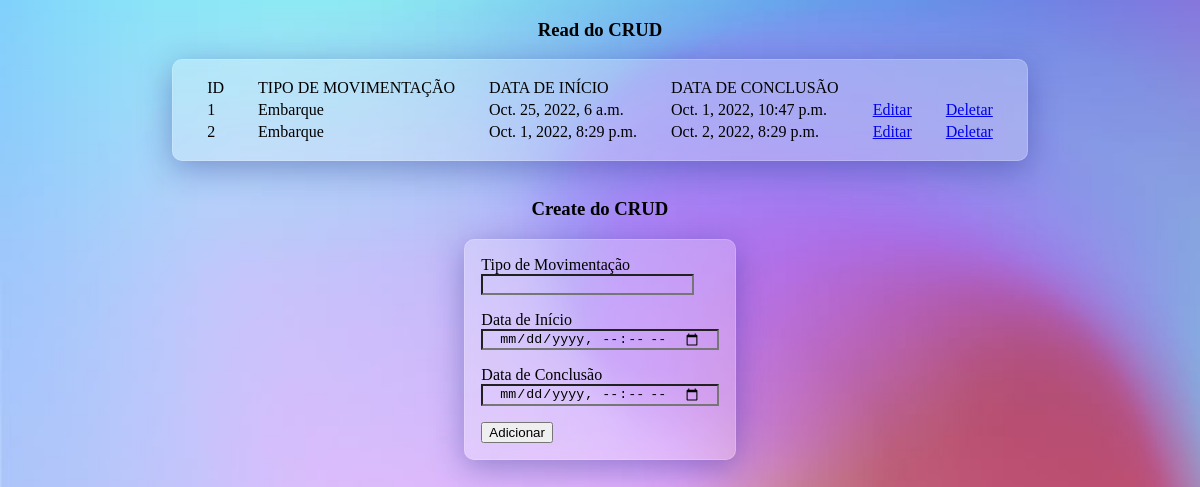
Page /movimento/ on the earlier database version.
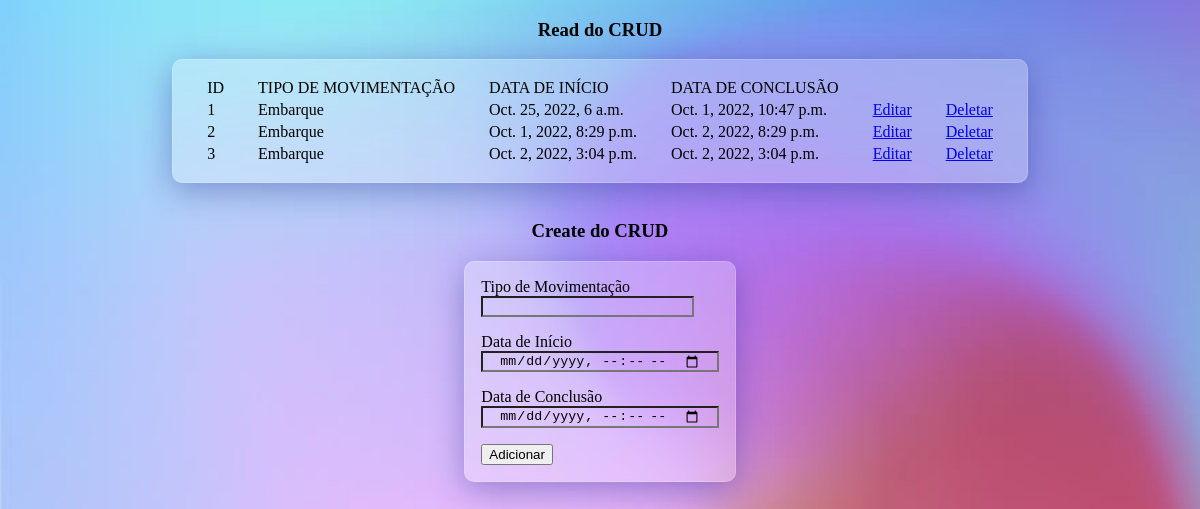
Same page on the later database version.
### movimento/models.py (models this page shows, shortened)
class Movimentacao(models.Model):
    tipo = models.CharField(max_length=100)
    data_inicio = models.DateTimeField()
    data_fim = models.DateTimeField()

### movimento/views.py (the view)
# urls.py: path('', home),
def home(request):
    movimentacoes = Movimentacao.objects.all()
    return render(request, 'home.html', {"movimentacoes": movimentacoes})

### movimento/templates/home.html (shortened to what this page needs)
<!DOCTYPE html>
<html lang="en">
</head>
<body>
    {% load static %}
    <link href="{% static "styles.css" %}" rel="stylesheet">
<h3> Read do CRUD </h3>
    <table>
        <tr class="margem">
            <td class="margem">ID</td>
            <td class="margem">TIPO DE MOVIMENTAÇÃO</td>
            <td class="margem">DATA DE INÍCIO</td>
            <td class="margem">DATA DE CONCLUSÃO</td>
        </tr>
{% for movimentacao in movimentacoes %}
    <tr class="margem">
        <td class="margem">{{ movimentacao.id }}</td>
        <td class="margem">{{ movimentacao.tipo }}</td>
        <td class="margem">{{ movimentacao.data_inicio }}</td>
        <td class="margem">{{ movimentacao.data_fim }}</td>
       <td class="margem"> <a href="{% url 'editar' movimentacao.id%}"> Editar </a> </td>
       <td class="margem"> <a href="{% url 'delete' movimentacao.id%}"> Deletar </a> </td>
    </tr>
{% endfor %}
    </table>
<br>
<h3> Create do CRUD </h3>
    <form action="{% url 'salvar' %}" method="POST">
        Tipo de Movimentação <br>
        <input type="text" name="tipo"><br>
        Data de Início<br>
        <input type="datetime-local" name="data_inicio"><br>
        Data de Conclusão<br>
        <input type="datetime-local" name="data_fim"><br>
        <button type="submit">Adicionar</button>
    </form>
</body>
</html>

### core/static/styles.css (style rules this page uses)
table { background: rgba( 255, 255, 255, 0.25 ); box-shadow: 0 8px 32px 0 rgba( 31, 38, 135, 0.37 ); backdrop-filter: blur( 4px ); -webkit-backdrop-filter: blur( 4px ); border-radius: 10px; border: 1px solid rgba( 255, 255, 255, 0.18 ); padding: 1rem; width: max-content; margin-inline: auto; }
h3 { width: max-content; margin-inline: auto; }
form { background: rgba( 255, 255, 255, 0.25 ); box-shadow: 0 8px 32px 0 rgba( 31, 38, 135, 0.37 ); backdrop-filter: blur( 4px ); -webkit-backdrop-filter: blur( 4px ); border-radius: 10px; border: 1px solid rgba( 255, 255, 255, 0.18 ); width: max-content; padding: 1rem; margin-inline: auto; }
.margem { margin-bottom: 1rem; padding-inline: 1rem; }
body { background-image: url("./bg.jpeg"); background-size: cover; }
input { margin-bottom: 1rem; padding-inline: 1rem; background: transparent; }

Differences in the rows shown:
added Movimentacao: id "3", tipo "Embarque", data_inicio "Oct. 2, 2022, 3:04 p.m.", data_fim "Oct. 2, 2022, 3:04 p.m."
